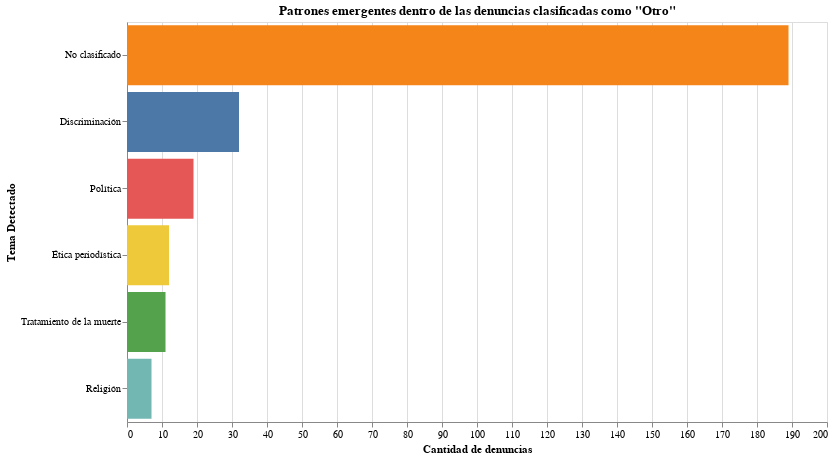

The notebook cell this image was saved under:
### Code cell
# Código para analizar patrones dentro de denuncias clasificadas como "Otro"

import pandas as pd
import re
from collections import Counter
import altair as alt

# Subir archivo desde el equipo
from google.colab import files
uploaded = files.upload()

# Cargar el archivo Excel
df = pd.read_excel(next(iter(uploaded)))

# Renombrar columnas claves
df = df.rename(columns={
    'CANAL / CABLE ESTANDARIZADO': 'Canal',
    'Nº Denuncias': 'Denuncias',
    'Contenidos Denunciados': 'Contenido',
    'AÑO ': 'Año',
    'Programa': 'Programa'
})

# Limpiar textos
df['Contenido'] = df['Contenido'].fillna('').str.lower()

# Clasificación temática
def clasificar_tema(texto):
    if any(p in texto for p in ['violencia', 'agresión', 'agresivo', 'golpe', 'maltrato', 'amenaza', 'ataque', 'abuso']):
        return 'Violencia, Agresión y Conductas Inapropiadas'
    elif any(p in texto for p in ['dignidad', 'intimidad', 'vida privada', 'exposición indebida', 'humillación']):
        return 'Dignidad / Intimidad / Vida Privada'
    elif any(p in texto for p in ['sexual', 'desnudo', 'vulgar', 'lenguaje soez', 'contenido sexual']):
        return 'Contenido Sexual / Lenguaje Vulgar'
    elif any(p in texto for p in ['manipulación', 'sesgo', 'desinformación', 'falta de pluralismo', 'falsedad']):
        return 'Desinformación / Sesgo / Falta de Pluralismo / Manipulación'
    elif any(p in texto for p in ['niño', 'niñez', 'menor', 'horario de protección', 'infantil']):
        return 'Niñez / Horario de Protección'
    else:
        return 'Otro'

# Clasificar
df['Tema Clasificado'] = df['Contenido'].apply(clasificar_tema)

# Filtrar solo denuncias clasificadas como "Otro"
otros_df = df[df['Tema Clasificado'] == 'Otro']

# Definir patrones para encontrar temas recurrentes
posibles_temas = {
    'Discriminación': ['discriminación', 'discrimina', 'racismo', 'xenofobia', 'estigmatiza'],
    'Religión': ['evangélico', 'religión', 'católico', 'cristiano', 'iglesia'],
    'Política': ['político', 'política', 'presidente', 'congreso', 'campaña'],
    'Ética periodística': ['ética', 'sensacionalista', 'manipulado', 'exagerado'],
    'Estereotipos de género': ['machismo', 'misógino', 'estereotipo', 'sexista'],
    'Tratamiento de la muerte': ['suicidio', 'muerte', 'fallecimiento', 'morbo']
}

# Clasificar según estos nuevos patrones
def clasificar_otro(texto):
    for tema, palabras in posibles_temas.items():
        if any(p in texto for p in palabras):
            return tema
    return 'No clasificado'

otros_df['Tema Otro Detectado'] = otros_df['Contenido'].apply(clasificar_otro)

# Contar ocurrencias
tema_counts = otros_df['Tema Otro Detectado'].value_counts().reset_index()
tema_counts.columns = ['Tema Detectado', 'Cantidad']

print("\nPatrones detectados dentro de las denuncias clasificadas como 'Otro':\n")
print(tema_counts)

# Mostrar ejemplos por tema
for tema in tema_counts['Tema Detectado']:
    print(f"\nEjemplos de denuncias clasificadas como '{tema}':")
    ejemplos = otros_df[otros_df['Tema Otro Detectado'] == tema]['Contenido'].head(3)
    for i, ejemplo in enumerate(ejemplos, 1):
        print(f"  {i}. {ejemplo[:200]}...")

# Visualización con Altair
chart = alt.Chart(tema_counts).mark_bar().encode(
    x=alt.X('Cantidad:Q', title='Cantidad de denuncias'),
    y=alt.Y('Tema Detectado:N', sort='-x', title='Tema Detectado'),
    color=alt.Color('Tema Detectado:N', legend=None)
).properties(
    title='Patrones emergentes dentro de las denuncias clasificadas como "Otro"',
    width=700,
    height=400
)

chart

### Figure 1 — Vega-Lite specification as saved in the notebook (floating-point values rounded to 4 significant figures)
{"config": {"view": {"continuousWidth": 300, "continuousHeight": 300}}, "data": {"name": "data-7bf7b1b91db6c6bffdf903437db2d679"}, "mark": {"type": "bar"}, "encoding": {"color": {"field": "Tema Detectado", "legend": null, "type": "nominal"}, "x": {"field": "Cantidad", "title": "Cantidad de denuncias", "type": "quantitative"}, "y": {"field": "Tema Detectado", "sort": "-x", "title": "Tema Detectado", "type": "nominal"}}, "height": 400, "title": "Patrones emergentes dentro de las denuncias clasificadas como \"Otro\"", "width": 700, "$schema": "https://vega.github.io/schema/vega-lite/v5.20.1.json", "datasets": {"data-7bf7b1b91db6c6bffdf903437db2d679": [{"Tema Detectado": "No clasificado", "Cantidad": 189}, {"Tema Detectado": "Discriminación", "Cantidad": 32}, {"Tema Detectado": "Política", "Cantidad": 19}, {"Tema Detectado": "Ética periodística", "Cantidad": 12}, {"Tema Detectado": "Tratamiento de la muerte", "Cantidad": 11}, {"Tema Detectado": "Religión", "Cantidad": 7}]}}
